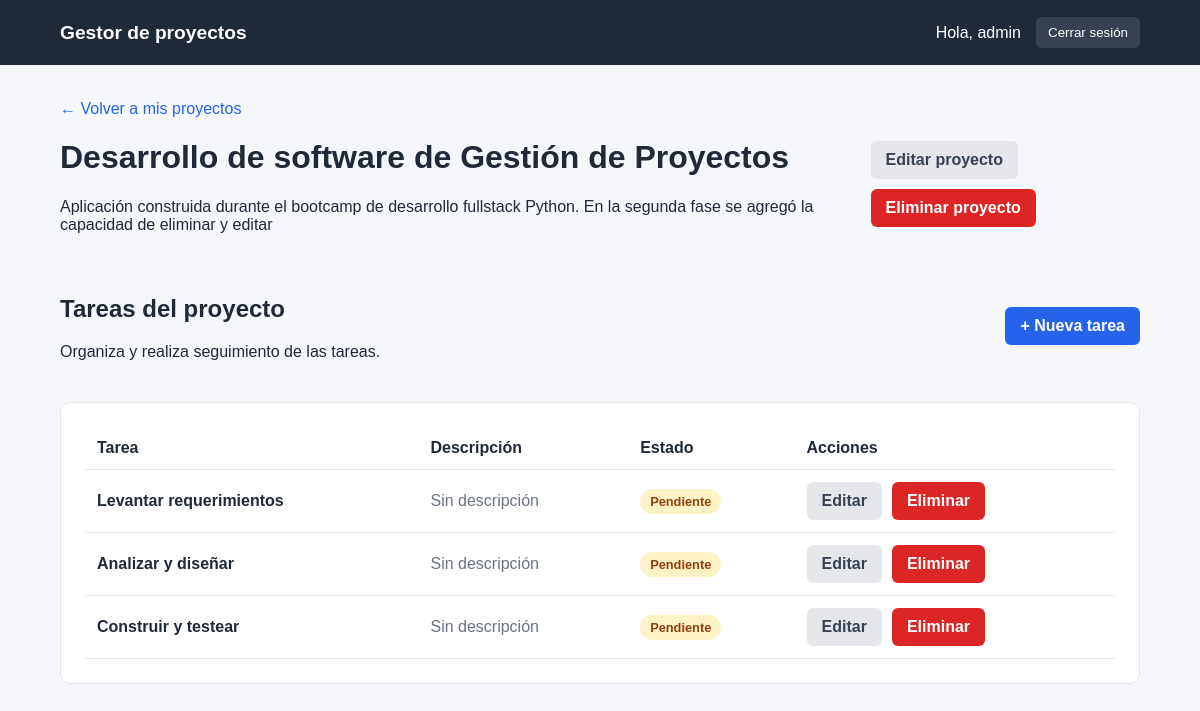
Screenshot of /proyectos/1/ (signed in) with the database file from the repository.
### tareas/models.py (models this page shows, shortened)
class Proyecto(models.Model):
    usuario = models.ForeignKey(settings.AUTH_USER_MODEL, on_delete=models.CASCADE, related_name="proyectos"
    )
    nombre = models.CharField(max_length=100)
    descripcion = models.TextField(blank=True)
    fecha_creacion = models.DateTimeField(auto_now_add=True)

class Tarea(models.Model):
    ESTADOS = [
        ("pendiente", "Pendiente"),
        ("en_proceso", "En proceso"),
        ("finalizada", "Finalizada"),
    ]
    proyecto = models.ForeignKey(Proyecto, on_delete=models.CASCADE, related_name="tareas")
    titulo = models.CharField(max_length=100)
    descripcion = models.TextField(blank=True)
    estado = models.CharField(
        max_length=20,
        choices=ESTADOS,
        default="pendiente"
    )
    fecha_creacion = models.DateTimeField(auto_now_add=True)

### tareas/views.py (the view)
# urls.py: path("proyectos/<int:pk>/", ProyectoDetailView.as_view(), name="proyecto_detail"),
class ProyectoDetailView(LoginRequiredMixin, DetailView):
    model = Proyecto
    template_name = "tareas/proyecto_detail.html"
    context_object_name = "proyecto"
    def get_queryset(self):
        return Proyecto.objects.filter(usuario=self.request.user).prefetch_related("tareas")

### tareas/templates/tareas/proyecto_detail.html (shortened to what this page needs)
{% extends 'base.html' %}
{% block content %}
<div class="breadcrumb">
    <a href="{% url 'proyecto_list' %}">
        ← Volver a mis proyectos
    </a>
</div>
<div class="page-header">
<div>
    <h1>{{ proyecto.nombre }}</h1>
    {% if proyecto.descripcion %}
        <p>{{ proyecto.descripcion }}</p>
    {% else %}
        <p class="muted">
            Este proyecto no tiene descripción.
        </p>
    {% endif %}
</div>
<div class="actions">
    <a
        class="btn-secondary"
        href="{% url 'proyecto_update' proyecto.pk %}"
    >
        Editar proyecto
    </a>
    <a
        class="btn-danger"
        href="{% url 'proyecto_delete' proyecto.pk %}"
    >
        Eliminar proyecto
    </a>
</div>
</div>
<div class="section-header">
<div>
    <h2>Tareas del proyecto</h2>
    <p>
        Organiza y realiza seguimiento de las tareas.
    </p>
</div>
<a
    class="btn"
    href="{% url 'tarea_create' proyecto.pk %}"
>
    + Nueva tarea
</a>
</div>
{% if proyecto.tareas.all %}
<div class="card">
    <table>
        <thead>
            <tr>
                <th>Tarea</th>
                <th>Descripción</th>
                <th>Estado</th>
                <th>Acciones</th>
            </tr>
        </thead>
        <tbody>
            {% for tarea in proyecto.tareas.all %}
                <tr>
                    <td>
                        <strong>{{ tarea.titulo }}</strong>
                    </td>
                    <td>
                        {% if tarea.descripcion %}
                            {{ tarea.descripcion }}
                        {% else %}
                            <span class="muted">
                                Sin descripción
                            </span>
                        {% endif %}
                    </td>
                    <td>
                        {% if tarea.estado == "pendiente" %}
                            <span class="badge badge-pendiente">
                                {{ tarea.get_estado_display }}
                            </span>
                        {% elif tarea.estado == "en_proceso" %}
                            <span class="badge badge-en_proceso">
                                {{ tarea.get_estado_display }}
                            </span>
                        {% else %}
                            <span class="badge badge-finalizada">
                                {{ tarea.get_estado_display }}
                            </span>
                        {% endif %}
                    </td>
                    <td>
                        <div class="table-actions">
                            <a
                                class="btn-secondary"
                                href="{% url 'tarea_update' tarea.pk %}"
                            >
                                Editar
                            </a>
                            <a
                                class="btn-danger"
                                href="{% url 'tarea_delete' tarea.pk %}"
                            >
                                Eliminar
                            </a>
                        </div>
                    </td>
                </tr>
            {% endfor %}
        </tbody>
    </table>
</div>
{% endif %}
{% endblock %}

### tareas/templates/base.html (shortened to what this page needs)
{% load static %}
<!doctype html>
<html lang="es">
<head>
<link rel="stylesheet" href="{% static 'css/styles.css' %}">
</head>
<body>
<header class="site-header">
    <nav class="container nav">
    <a class="brand" href="{% url 'proyecto_list' %}">
        Gestor de proyectos
    </a>
    <div class="nav-links">
        {% if user.is_authenticated %}
            <span>
                Hola, {{ user.username }}
            </span>
            <form method="post" action="{% url 'logout' %}">
                <button type="submit" class="link-button">
                    Cerrar sesión
                </button>
            </form>
        {% endif %}
    </div>
</nav>
</header>
<main class="container page">
{% block content %}
{% endblock %}
</main>
</body>
</html>

### static/css/styles.css (style rules this page uses)
* { box-sizing: border-box; }
body { margin: 0; font-family: Arial, sans-serif; background: #f5f7fb; color: #1f2937; }
a { color: #2563eb; text-decoration: none; }
.container { width: 90%; max-width: 1100px; margin: auto; }
.site-header { background: #1f2937; color: white; }
.nav { min-height: 65px; display: flex; align-items: center; justify-content: space-between; }
.brand { color: white; font-weight: bold; font-size: 1.2rem; }
.nav-links { display: flex; gap: 15px; align-items: center; }
.nav-links a, .nav-links span { color: white; }
.link-button { padding: 8px 12px; border: 0; border-radius: 6px; background: #374151; color: white; cursor: pointer; }
.page { padding: 35px 0; }
.page-header, .section-header { display: flex; justify-content: space-between; align-items: center; margin-bottom: 25px; }
.muted { color: #6b7280; }
.card { background: white; padding: 24px; border: 1px solid #e5e7eb; border-radius: 10px; }
.btn, .btn-secondary, .btn-danger { display: inline-block; padding: 10px 15px; border: 0; border-radius: 6px; font-weight: bold; cursor: pointer; }
.btn { background: #2563eb; color: white; }
.btn-secondary { background: #e5e7eb; color: #374151; }
.btn-danger { background: #dc2626; color: white; }
.actions, .table-actions { display: flex; gap: 10px; flex-wrap: wrap; }
table { width: 100%; border-collapse: collapse; background: white; }
th, td { padding: 12px; border-bottom: 1px solid #e5e7eb; text-align: left; }
.badge { padding: 5px 10px; border-radius: 15px; font-weight: bold; font-size: 0.8rem; }
.badge-pendiente { background: #fef3c7; color: #92400e; }

### rows the page displays
Proyecto: nombre "Desarrollo de software de Gestión de Proyectos", descripcion "Aplicación construida durante el bootcamp de desarrollo fullstack Python. En la segunda fase se agregó la capacidad de eliminar y editar"
Tarea: titulo "Levantar requerimientos", descripcion "Sin descripción", estado "Pendiente"
Tarea: titulo "Analizar y diseñar", descripcion "Sin descripción", estado "Pendiente"
Tarea: titulo "Construir y testear", descripcion "Sin descripción", estado "Pendiente"

### other values shown
{{ user.username }} "admin"
